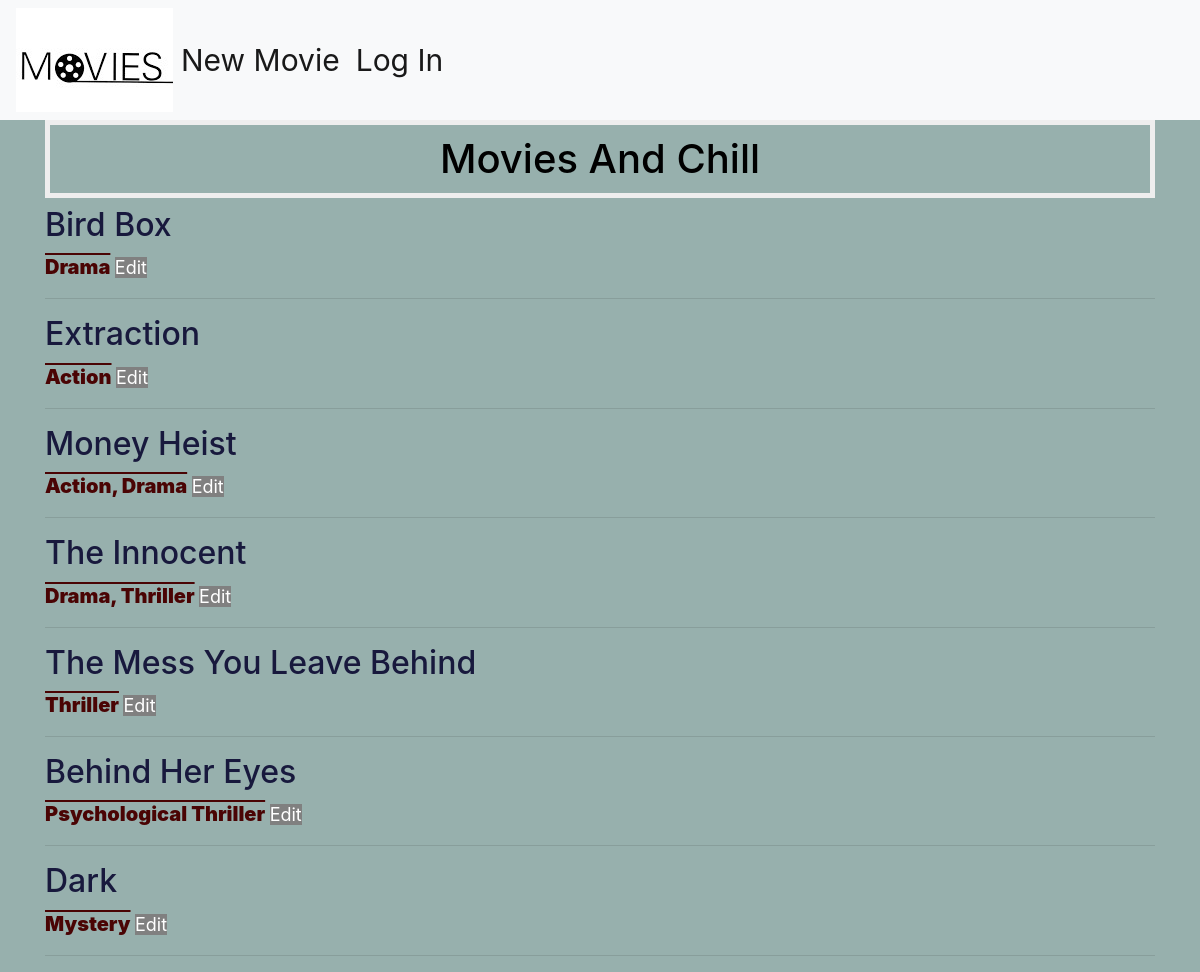
The page / on the database its author committed.
### model.py (models this page shows, shortened)
class Movies(db.Model):
    __tablename__ = "movies"
    moviesId = db.Column(db.Integer, primary_key=True)
    title = db.Column(db.Text, nullable=False)
    genre = db.Column(db.Text, nullable=False)
    description = db.Column(db.Text, nullable=False)

### app.py (the view)
@app.route('/')
def index():
    movies = controller.get_movies()
    return render_template('index.html', movies=movies)

### controller.py (called while the page is built)
def get_movies():
    return Movies.query.all()

### templates/index.html (shortened to what this page needs)
<div class="back">
{% extends 'base.html' %}
{% block content %}
    <h1>{% block title %} Movies And Chill {% endblock %}</h1>
    {% for movie in movies %}
        <a   href="{{ url_for('movie', movie_id=movie['moviesId']) }}">
            <h2 >{{ movie['title'] }}</h2>
        </a>
        <span class="genre">{{ movie['genre'] }}</span>
        <a href="{{ url_for('edit', movie_id=movie['moviesId']) }}">
        <span class="edit">Edit</span>
        </a>
        <hr>
{% endfor %}{% endblock %}

### templates/base.html (shortened to what this page needs)
<!doctype html>
<html lang="en">
    <head>
        <link rel="stylesheet" href="https://stackpath.bootstrapcdn.com/bootstrap/4.3.1/css/bootstrap.min
.css" integrity="sha384-
ggOyR0iXCbMQv3Xipma34MD+dH/1fQ784/j6cY/iJTQUOhcWr7x9JvoRxT2MZw1T"
crossorigin="anonymous">
        <link rel="stylesheet" href="/static/css/style.css">
</head>
<body class = >
    <nav class="navbar navbar-expand-md navbar-light bg-light">
    <a class="navbar-link w3-text-teal" href="{{ url_for('index')}}"><img class="logo"src="static/img/logo.JPG"></a>
    <div class="collapse navbar-collapse" id="navbarNav">
<ul class="navbar-nav">
    <li class="nav-item active">
<a class="nav-link" href="{{url_for('create')}}">New Movie</a>
</li>
     <li class="nav-item active">
<a class="nav-link" href="{{url_for('login')}}">Log In</a>
</li>
</ul>
</div>
</nav>
<div class="container">
{% block content %} {% endblock %}
</div>
</body>
</html>

### static/css/style.css (style rules this page uses)
h1 { border: 5px #eee solid; color: black; text-align: center; padding: 10px; }
a { color: #18193d; }
.genre { font-size:20px; color:#4a0404; text-decoration: overline; font-weight: 900; }
.edit { background-color: gray; color: white; font-size: 18px; }
body { background-color: #97b0ad; }
ul { font-size:30; }

### rows shown on the page
Movies: title "Bird Box", genre "Drama"
Movies: title "Extraction", genre "Action"
Movies: title "Money Heist", genre "Action, Drama"
Movies: title "The Innocent", genre "Drama, Thriller"
Movies: title "The Mess You Leave Behind", genre "Thriller"
Movies: title "Behind Her Eyes", genre "Psychological Thriller"
Movies: title "Dark", genre "Mystery"
